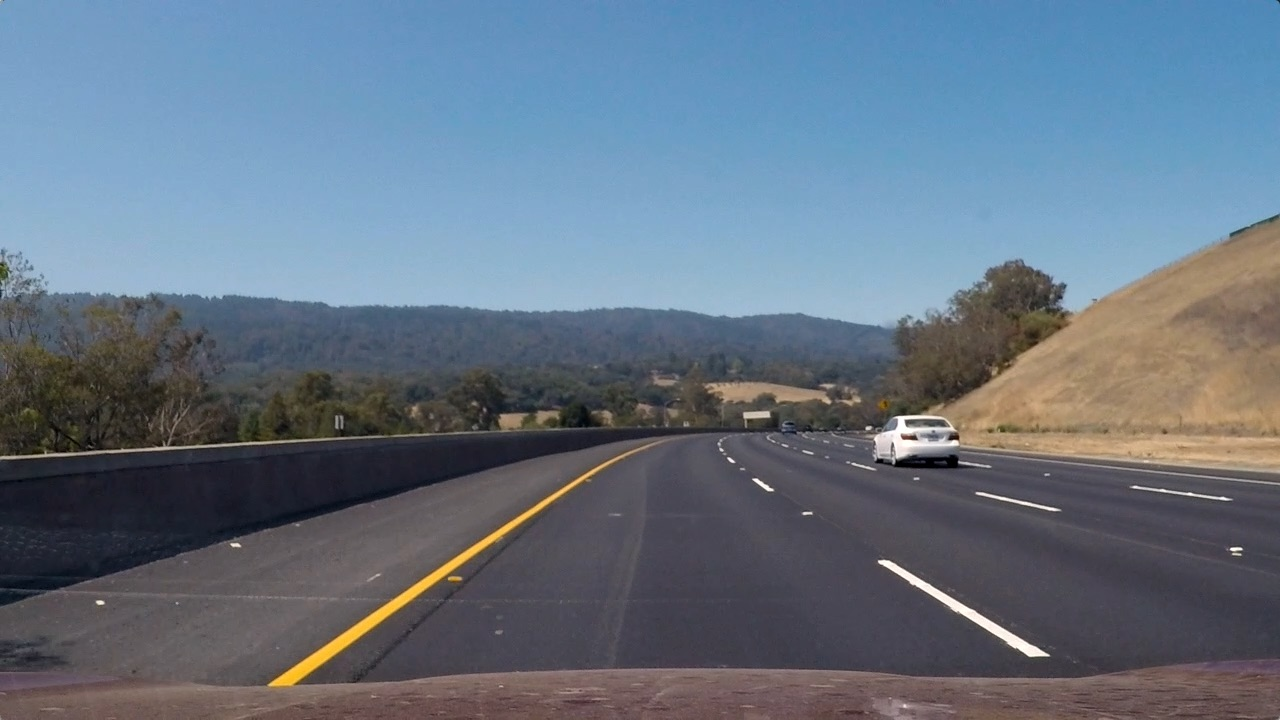
#> input picture Source Code/Camera Calibration/test_image.jpg, 1280 x 720 px
$ jupyter execute --allow-errors 'Camera Calibration.ipynb'
#> lines starting #> are read from the running program, lines starting #| are printed output that depends on the picture
## 1. Problem Statement:
To undistort images obtained from camera (Camera Calibration) using OpenCV.

## 2. Purpose:
Today’s cheap pinhole cameras introduces a lot of distortion to images. Two major distortions are radial distortion and tangential distortion. Due to radial distortion, straight lines will appear curved. Its effect is more as we move away from the center of image.

Important input data needed for camera calibration is a set of 3D real world points and its corresponding 2D image points
3D points are called object points and 2D image points are called image points.

**2D image points** can be easily found from the image. (eg. These image points are locations where two black squares touch each other in chess boards.)

For obtaining **3D object points** images are taken from a static camera and chess boards are placed at different locations and orientations. So we need to know (X,Y,Z) values. But for simplicity, we can say chess board was kept stationary at XY plane, (so Z=0 always) and camera was moved accordingly. This consideration helps us to find only X,Y values. Now for X,Y values, we can simply pass the points as (0,0), (1,0), (2,0), ... which denotes the location of points. In this case, the results we get will be in the scale of size of chess board square. But if we know the square size, (say 30 mm), and we can pass the values as (0,0),(30,0),(60,0),..., we get the results in mm.

Camera calibration is done given object points and image points using cv2.calibrateCamera() :

#> (a cell that did not finish here is left out)

This result of chessboard calibration stored into a pickle file. “Pickling” is the process whereby a Python object hierarchy is converted into a byte stream, and “unpickling” is the inverse operation, whereby a byte stream is converted back into an object hierarchy. Pickling (and unpickling) is alternatively known as “serialization”, “marshalling,” or “flattening”, however, to avoid confusion, the terms used here are “pickling” and “unpickling”.

[cell 2]
import cv2
import matplotlib.pyplot as plt
import pickle

#Reading the stored calibration data from pickle file

with open("camera_calibration_result.p", mode='rb') as f:
#> (reads Source Code/Camera Calibration/camera_calibration_result.p from the repository)
    camera_calib = pickle.load(f)

mtx = camera_calib["mtx"] #camera matrix
dist = camera_calib["dist"] #distortion coefficients


#Reading image and converting BGR to RGB as imread() reads image as BGR

img = cv2.imread("test_image.jpg")
#> img is the input picture: shape (720, 1280, 3); mean B, G, R 130.7, 115.3, 101.1
imgRGB = cv2.cvtColor(img, cv2.COLOR_BGR2RGB)

undistorted_img = cv2.undistort(imgRGB, mtx, dist, None, mtx)
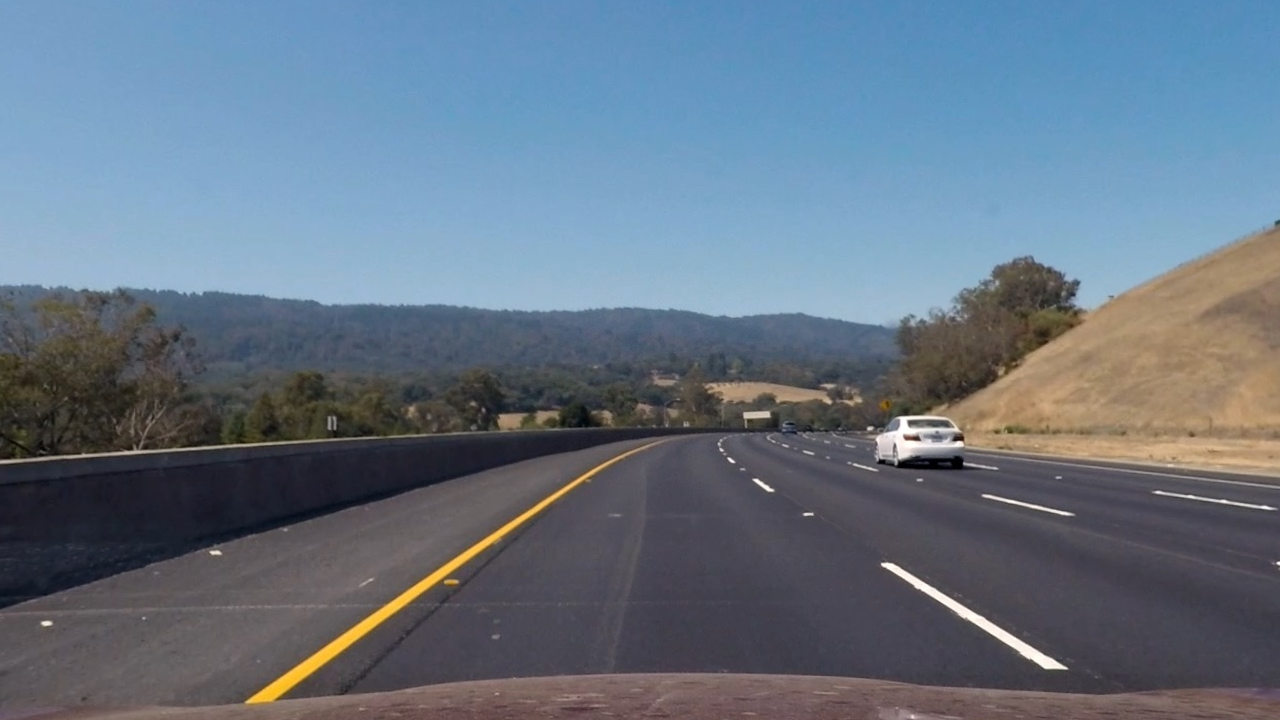
#> undistorted_img: shape (720, 1280, 3); mean R, G, B 101.5, 115.9, 131.2
plt.figure(figsize=(15,8))
plt.subplot(2,2,1)
plt.title('Original Image')
fig =plt.imshow(imgRGB)

plt.subplot(2,2,2)
plt.title('Undistorted Image')
fig =plt.imshow(undistorted_img )
plt.show(fig)
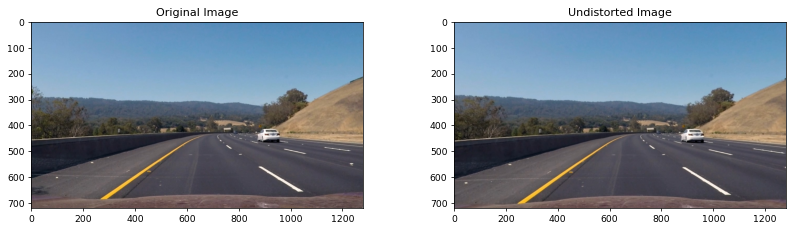
#> figure drawn by matplotlib, 2 panels
